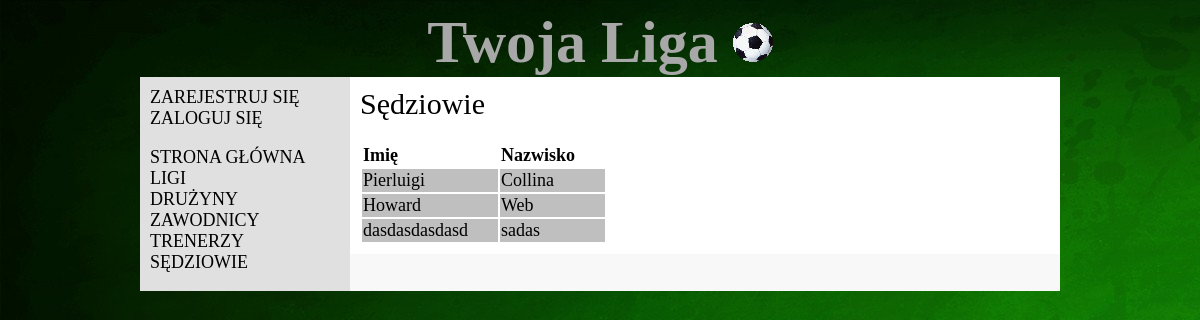
Page /referees/ on the earlier database version.
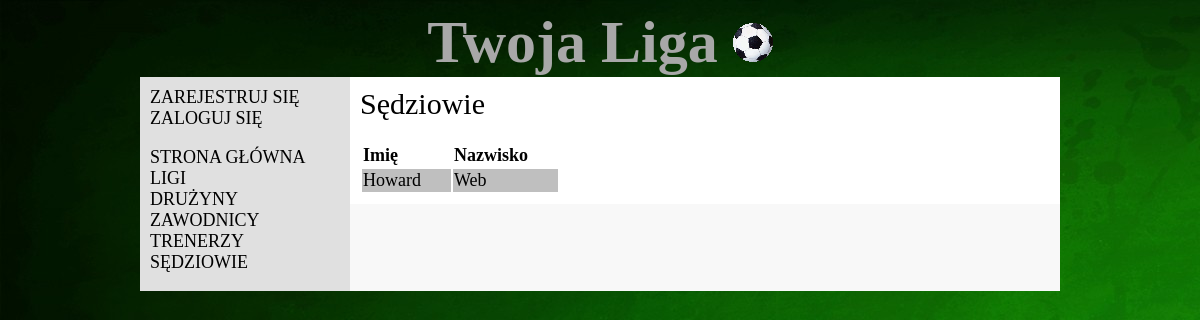
Same page on the later database version.
### liga/models.py (models this page shows, shortened)
class Referee(models.Model):
    name=models.CharField(max_length=50)
    surname=models.CharField(max_length=50)

### liga/views.py (the view)
# urls.py: url(r'^referees/', views.referees, name='referees'),
def referees(request):
    refereeslist = Referee.objects.all().order_by('surname')
    return render_to_response('referees.html', RequestContext(request, {'refereeslist': refereeslist}))

### liga/templates/referees.html (shortened to what this page needs)
<!DOCTYPE html>
{% extends "base.html" %}
{% block content %}
    <div class="title">Sędziowie</div><br/>
    <table>
        <tr>
            <td><b>Imię</b></td>
            <td><b>Nazwisko</b></td>
        </tr>
        {% for referee in refereeslist %}
            <tr>
                <td>{{ referee.name }}</td>
                <td>{{ referee.surname }}</td>
            </tr>
        {% endfor %}
    </table>
{% endblock %}

Differences in the rows shown:
removed Referee: name "Pierluigi", surname "Collina"
removed Referee: name "dasdasdasdasd", surname "sadas"
